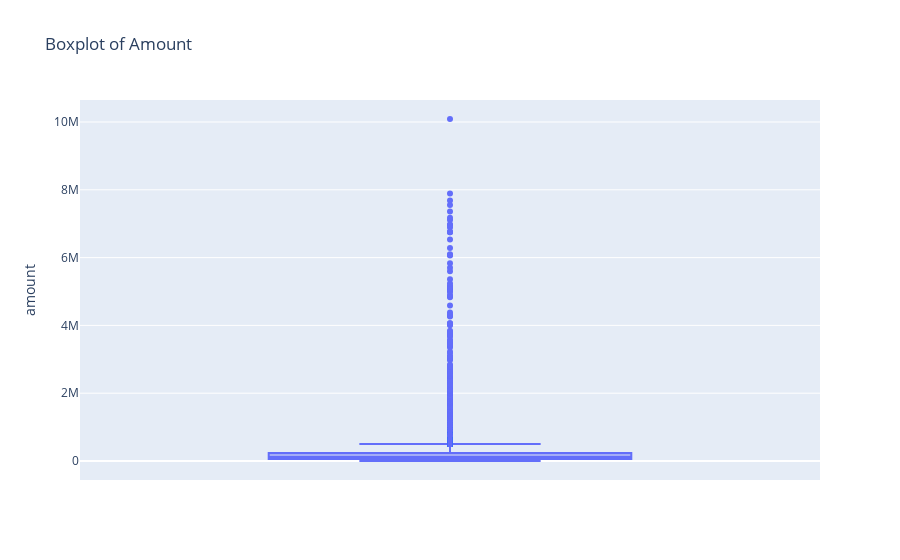

Notebook source saved alongside this figure:
### Markdown cell above
#### 5) amount - сумма платежа.
сумма платежа по каждому платежу number в составе ID

### Code cell
# Посмотрим на боксплот по сумме платежей
fig = px.box(df, y='amount', title='Boxplot of Amount')
fig.show()

### Figure 1 — Plotly figure (JSON) as saved in the notebook; plotly's stock layout.template omitted (floating-point values rounded to 4 significant figures; data arrays with more than 128 entries replaced by an {"elided": "..."} marker saying what was removed)
{"data": [{"alignmentgroup": "True", "hovertemplate": "amount=%{y}<extra></extra>", "legendgroup": "", "marker": {"color": "#636efa"}, "name": "", "notched": false, "offsetgroup": "", "orientation": "v", "showlegend": false, "type": "box", "x0": " ", "xaxis": "x", "y": {"elided": "71025 float values"}, "y0": " ", "yaxis": "y"}], "layout": {"boxmode": "group", "legend": {"tracegroupgap": 0}, "title": {"text": "Boxplot of Amount"}, "xaxis": {"anchor": "y", "domain": [0, 1]}, "yaxis": {"anchor": "x", "domain": [0, 1], "title": {"text": "amount"}}}}
